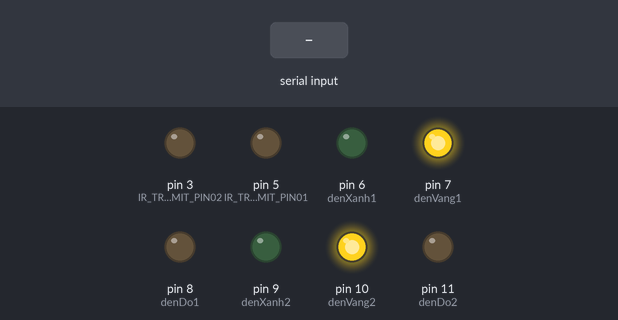
This sketch was run on a simulated Arduino Uno, built with avr-gcc and run on an emulated ATmega328P. Shown: output pins drawn as LEDs (lit = HIGH). Dashed ring = blinking. The inputs (shaded band) are chosen by the test bench. What the sketch prints to the serial monitor is not drawn.

Above: at 0.1 s.
At 1.8 s:
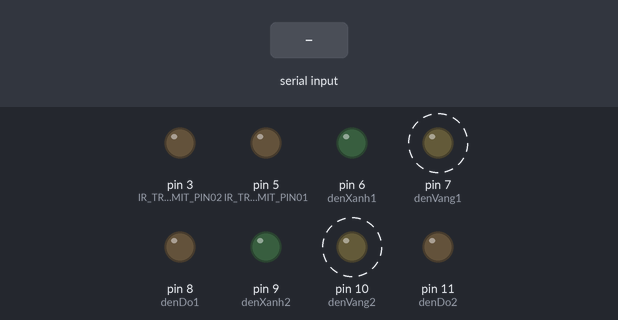
1.9 s: "K" received over the second serial link
Timing chart, 0 to 10.1 s (numbered marks = the images above; inputs shaded):
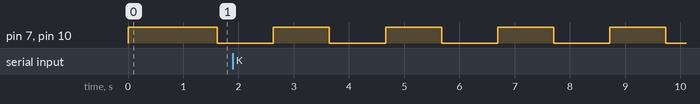

Measured:
- by itself, pin 7 (denVang1), pin 10 (denVang2): alternates HIGH for 1.0 s and LOW for 1.0 s

The sketch:

UNO_DenChinh.ino
```cpp
/**
*KHI CÓ XE - UNO CHÍNH
*/

#include <SoftwareSerial.h>
SoftwareSerial BT(4, 12);  //Rx/Tx
#include <IRremote.h>
#include <String.h>

//thu 2
const int IR_RECEIVE_PIN02 = 2;
IRrecv irrecv02(IR_RECEIVE_PIN02);

//phast 1
const int IR_TRANSMIT_PIN01 = 5;
IRsend irsend01(IR_TRANSMIT_PIN01);
//phast 2
const int IR_TRANSMIT_PIN02 = 3;
IRsend irsend02(IR_TRANSMIT_PIN02);


decode_results results02;

unsigned long timeCheckThu2 = millis();

unsigned long lastTime2 = millis();

bool isVang = false;

unsigned long lastTimeDen = -10000;

const int denXanh1 = 6;
const int denVang1 = 7;
const int denDo1 = 8;

const int denXanh2 = 9;
const int denVang2 = 10;
const int denDo2 = 11;

void setup() {
  BT.begin(9600);
  Serial.begin(9600);
  irrecv02.enableIRIn();
  // irrecv.enableIRIn();// Bắt đầu nhận tín hiệu hồng ngoại
  Serial.println("IR Receiver initialized");
  pinMode(IR_TRANSMIT_PIN01, OUTPUT);
  pinMode(IR_TRANSMIT_PIN02, OUTPUT);

  pinMode(denDo1, OUTPUT);
  pinMode(denXanh1, OUTPUT);
  pinMode(denVang1, OUTPUT);

  pinMode(denDo2, OUTPUT);
  pinMode(denXanh2, OUTPUT);
  pinMode(denVang2, OUTPUT);

  digitalWrite(denXanh1, LOW);
  digitalWrite(denVang1, HIGH);
  digitalWrite(denDo1, LOW);
  digitalWrite(denXanh2, LOW);
  digitalWrite(denVang2, HIGH);
  digitalWrite(denDo2, LOW);

  delay(600);

  digitalWrite(denVang1, LOW);
  digitalWrite(denVang2, LOW);
}


void phatCoXe1() {
  irsend01.sendSony(122222, 30);
  delay(20);
}

void phatCoXe2() {
  irsend02.sendSony(222222, 30);
  delay(20);
}
//thu tín hiệu tu arduino
char thuHongNgoai1() {
  if (BT.available() > 0) {
    char incomingByte = BT.read();  // Đọc dữ liệu từ cổng RX
    return incomingByte;
  }
}
//thu tín hiệu đèn 2
String thuHongNgoai2() {
  String string = "1";
  if (irrecv02.decode(&results02)) {
    string = (String)results02.value;
    // Serial.println(string);
    irrecv02.resume();
  }
  return string;
}
void viewDen() {
  if (millis() - lastTimeDen > 1000) {
    if (isVang == false) {
      Serial.println("vang - sáng");
      digitalWrite(denXanh1, LOW);
      digitalWrite(denVang1, HIGH);
      digitalWrite(denDo1, LOW);
      digitalWrite(denXanh2, LOW);
      digitalWrite(denVang2, HIGH);
      digitalWrite(denDo2, LOW);
      isVang = true;
    } else {
      Serial.println("vang - tat");
      digitalWrite(denXanh1, LOW);
      digitalWrite(denVang1, LOW);
      digitalWrite(denDo1, LOW);
      digitalWrite(denXanh2, LOW);
      digitalWrite(denVang2, LOW);
      digitalWrite(denDo2, LOW);
      isVang = false;
    }
    lastTimeDen = millis();
  }
}
void loop() {
  viewDen();
  // Phát có xe 2;
  if (thuHongNgoai1() == 'K') {

    Serial.println("phat co xe 2");
    phatCoXe2();
  }
  // irsend02.sendSony("123", 30);
  // delay(20);

  // if (millis() - lastTime > 300)
  // {
  // phatCoXe2();
  // lastTime=millis();
  // }


  //nếu có xe đến đèn 2
  String nn = thuHongNgoai2();
  Serial.println(nn);
  if (nn == "68") {
    if (millis() - lastTime2 > 300) {
      Serial.println("phat co xe 1");
      phatCoXe1();
      lastTime2 = millis();
    }
  }
  // irsend01.sendSony(0, 22);
  // irsend02.sendSony(0, 22);
  // delay(20);
}
```
